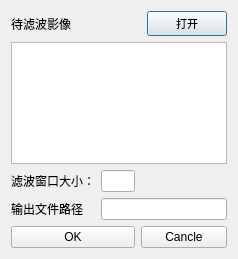
<?xml version="1.0" encoding="UTF-8"?>
<ui version="4.0">
 <class>Dialog</class>
 <widget class="QDialog" name="Dialog">
  <property name="geometry">
   <rect>
    <x>0</x>
    <y>0</y>
    <width>238</width>
    <height>259</height>
   </rect>
  </property>
  <property name="windowTitle">
   <string>filter-Lee</string>
  </property>
  <layout class="QGridLayout" name="gridLayout">
   <item row="0" column="0" colspan="2">
    <widget class="QLabel" name="label_image">
     <property name="text">
      <string>待滤波影像</string>
     </property>
    </widget>
   </item>
   <item row="0" column="3">
    <widget class="QPushButton" name="Btn_image_open">
     <property name="font">
      <font>
       <family>Agency FB</family>
       <pointsize>8</pointsize>
      </font>
     </property>
     <property name="text">
      <string>打开</string>
     </property>
    </widget>
   </item>
   <item row="1" column="0" colspan="4">
    <widget class="QTextEdit" name="text_image"/>
   </item>
   <item row="2" column="0">
    <widget class="QLabel" name="label_filter_window">
     <property name="text">
      <string>滤波窗口大小：</string>
     </property>
    </widget>
   </item>
   <item row="3" column="1" colspan="3">
    <widget class="QLineEdit" name="line_path_output"/>
   </item>
   <item row="6" column="0" colspan="2">
    <widget class="QPushButton" name="Button_OK">
     <property name="text">
      <string>OK</string>
     </property>
    </widget>
   </item>
   <item row="6" column="2" colspan="2">
    <widget class="QPushButton" name="Button_cancle">
     <property name="text">
      <string>Cancle</string>
     </property>
    </widget>
   </item>
   <item row="3" column="0">
    <widget class="QLabel" name="label_path_output">
     <property name="text">
      <string>输出文件路径</string>
     </property>
    </widget>
   </item>
   <item row="2" column="1">
    <widget class="QLineEdit" name="line_filter_window"/>
   </item>
  </layout>
 </widget>
 <resources/>
 <connections/>
</ui>
